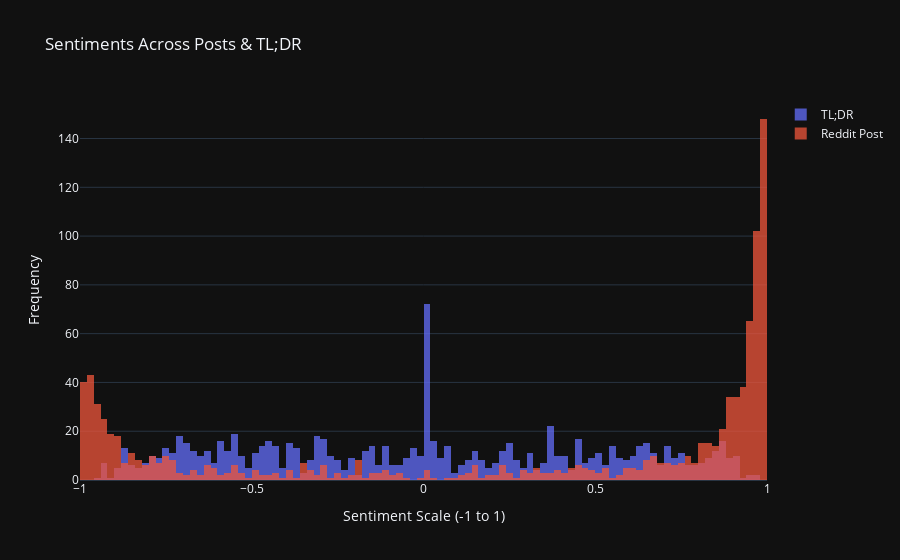

The notebook cell saved with this chart:
### Code cell
fig = go.Figure()
fig.add_trace(go.Histogram(name="TL;DR", x=train_set_sample["completion_sentiment"], nbinsx=100))
fig.add_trace(go.Histogram(name="Reddit Post", x=train_set_sample["post_sentiment"], nbinsx=100))
fig.update_layout(barmode='overlay')
fig.update_traces(opacity=0.75)
fig.update_layout(
    title='Sentiments Across Posts & TL;DR',
    xaxis_title='Sentiment Scale (-1 to 1)',
    yaxis_title='Frequency',
    template='plotly_dark'
)
fig.show()

### Figure 1 — Plotly figure (JSON) as saved in the notebook; plotly's stock layout.template omitted (floating-point values rounded to 4 significant figures; data arrays with more than 128 entries replaced by an {"elided": "..."} marker saying what was removed)
{"data": [{"name": "TL;DR", "nbinsx": 100, "opacity": 0.75, "type": "histogram", "x": {"elided": "1000 float values"}}, {"name": "Reddit Post", "nbinsx": 100, "opacity": 0.75, "type": "histogram", "x": {"elided": "1000 float values"}}], "layout": {"barmode": "overlay", "title": {"text": "Sentiments Across Posts & TL;DR"}, "xaxis": {"title": {"text": "Sentiment Scale (-1 to 1)"}}, "yaxis": {"title": {"text": "Frequency"}}}}
